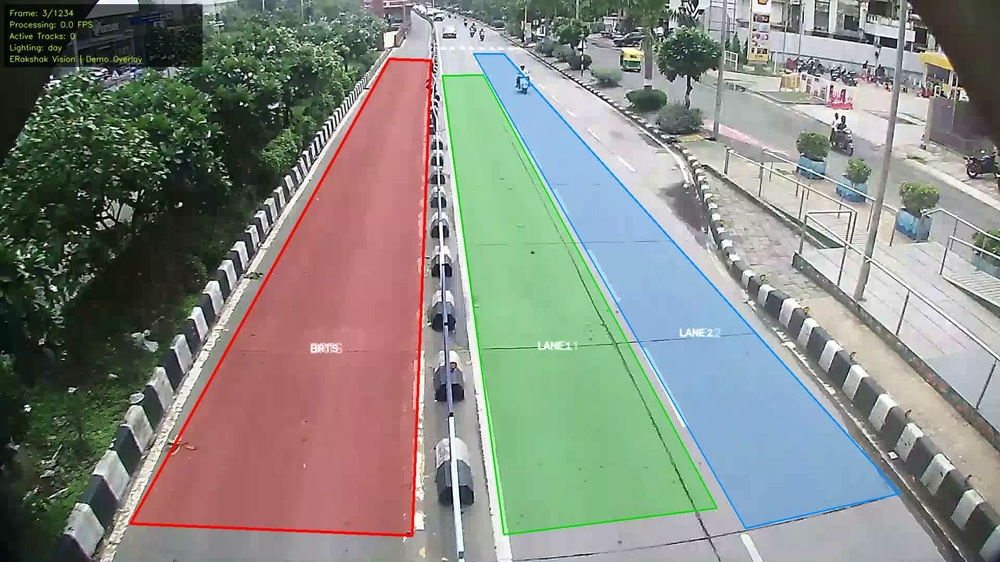
#> input picture vision-service/test_frame1.jpg, 1000 x 562 px, shrunk from 1920 x 1080 before the run
$ python -i quality.py   (imports and definitions only)   (older library calls are emulated)
#> lines starting #> are read from the running program, lines starting #| are printed output that depends on the picture
"""
camera/quality.py — Frame Quality Assessment
==============================================
Combines multiple quality metrics into a frame quality score
and provides preprocessing dispatch recommendations.
"""

import logging
from typing import Optional

import cv2
import numpy as np

logger = logging.getLogger(__name__)


class FrameQualityAssessor:
    """Assess frame quality and recommend preprocessing pipeline.

    Args:
        config: Dict with quality assessment settings.
    """

    def __init__(self, config: Optional[dict] = None) -> None:
        cfg = config or {}
        self._noise_threshold: float = cfg.get("noise_threshold", 15.0)
        self._edge_density_threshold: float = cfg.get("edge_density_threshold", 0.05)

    def assess(self, frame: np.ndarray) -> dict:
        """Assess frame quality.

        Args:
            frame: BGR image.

        Returns:
            Dict with quality metrics and preprocessing recommendations.
        """
        gray = cv2.cvtColor(frame, cv2.COLOR_BGR2GRAY)

        # Noise estimation (using Laplacian MAD)
        noise = self._estimate_noise(gray)

        # Edge density (indicator of scene complexity)
        edge_density = self._compute_edge_density(gray)

        # Color saturation
        hsv = cv2.cvtColor(frame, cv2.COLOR_BGR2HSV)
        saturation = float(np.mean(hsv[:, :, 1]))

        # Dynamic range
        dynamic_range = float(np.max(gray)) - float(np.min(gray))

        # Overall quality score
        quality = self._compute_quality(noise, edge_density, saturation, dynamic_range)

        # Preprocessing recommendation
        recommendation = self._recommend_preprocessing(
            noise, edge_density, float(np.mean(gray)), saturation
        )

        return {
            "quality_score": round(quality, 3),
            "noise_level": round(noise, 2),
            "edge_density": round(edge_density, 4),
            "saturation": round(saturation, 1),
            "dynamic_range": round(dynamic_range, 1),
            "preprocessing": recommendation,
        }

    def _estimate_noise(self, gray: np.ndarray) -> float:
        """Estimate image noise using Laplacian MAD method."""
        laplacian = cv2.Laplacian(gray, cv2.CV_64F)
        sigma = float(np.median(np.abs(laplacian))) * 1.4826
        return sigma

    def _compute_edge_density(self, gray: np.ndarray) -> float:
        """Compute edge pixel density using Canny."""
        edges = cv2.Canny(gray, 50, 150)
        return float(np.sum(edges > 0)) / edges.size

    def _compute_quality(
        self, noise: float, edge_density: float,
        saturation: float, dynamic_range: float,
    ) -> float:
        """Compute composite quality score."""
        noise_factor = max(0, 1.0 - noise / 30.0)
        edge_factor = min(1.0, edge_density / 0.10)
        sat_factor = min(1.0, saturation / 80.0)
        range_factor = min(1.0, dynamic_range / 200.0)

        return float(np.clip(
            0.30 * noise_factor + 0.25 * edge_factor
            + 0.20 * sat_factor + 0.25 * range_factor,
            0.0, 1.0,
        ))

    def _recommend_preprocessing(
        self, noise: float, edge_density: float,
        brightness: float, saturation: float,
    ) -> list[str]:
        """Recommend preprocessing steps based on quality metrics."""
        steps = []
        if brightness < 60:
            steps.append("clahe")
        if noise > self._noise_threshold:
            steps.append("denoise")
        if brightness > 200:
            steps.append("reduce_brightness")
        if saturation < 20:
            steps.append("enhance_contrast")
        if not steps:
            steps.append("none")
        return steps

>>> import cv2
>>> picture = cv2.imread('../test_frame1.jpg')
#> picture is the input picture: shape (562, 1000, 3); mean B, G, R 130, 137.1, 133.9
>>> result = FrameQualityAssessor().assess(picture)
#> in assess, `gray = cv2.cvtColor(frame, cv2.COLOR_BGR2GRAY)`:
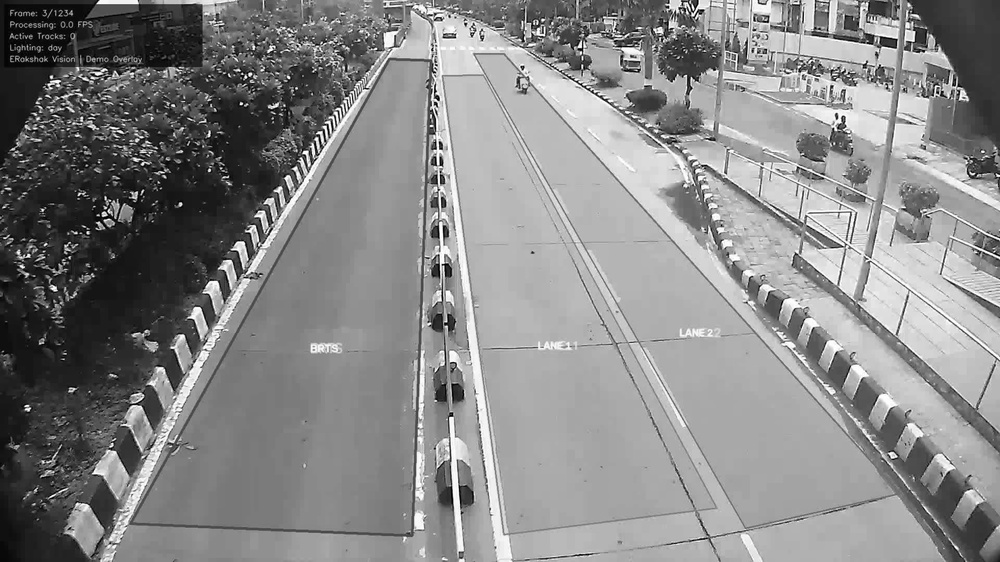
#> gray: shape (562, 1000); min 0, max 255, mean 135.4
#> in _estimate_noise, `laplacian = cv2.Laplacian(gray, cv2.CV_64F)`:
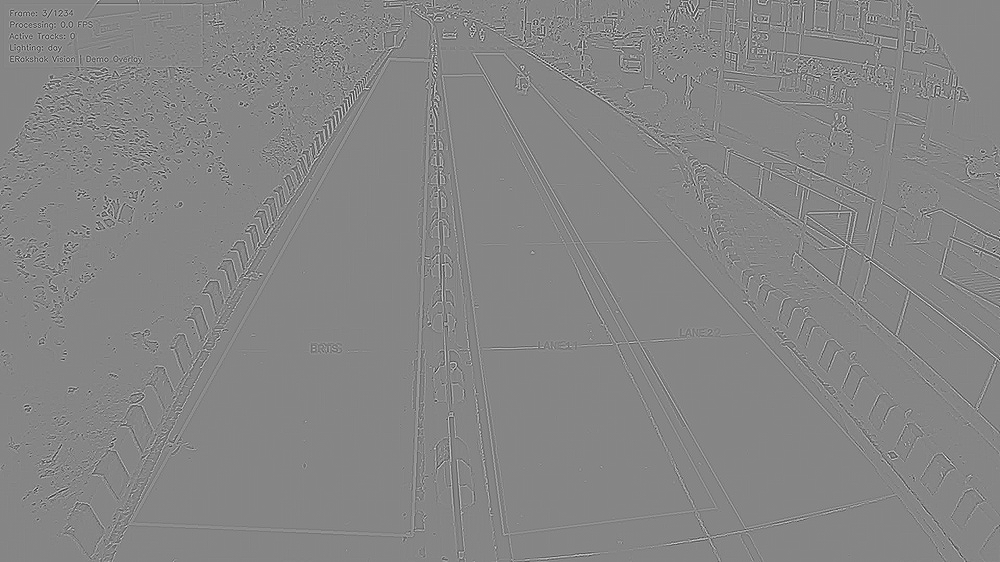
#> laplacian: shape (562, 1000) float64; min -533, max 483, mean 0; drawn with min black and max white
#> in _estimate_noise, `sigma = float(np.median(np.abs(laplacian))) * 1.4826`: sigma = 7.41
#> in _compute_edge_density, `edges = cv2.Canny(gray, 50, 150)`:
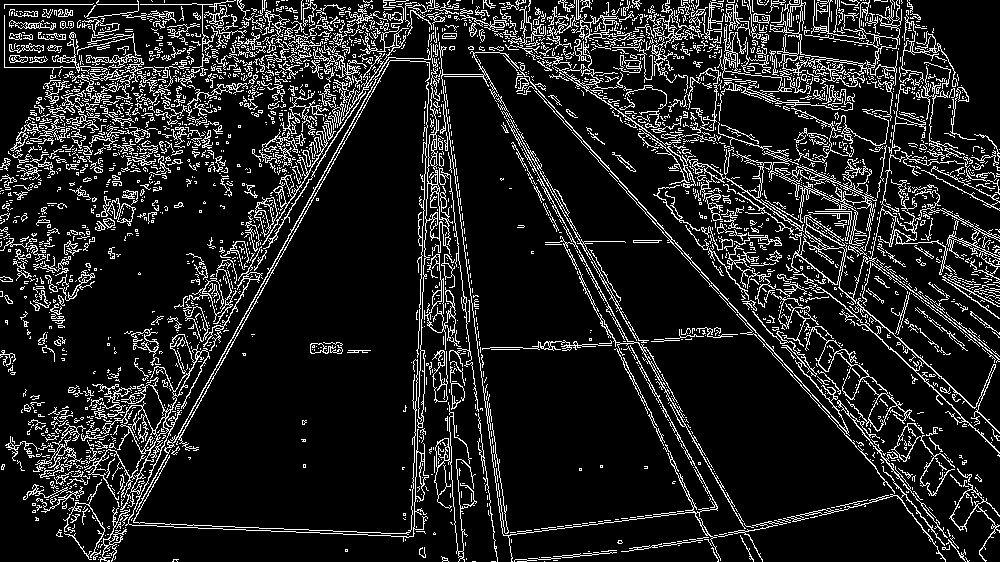
#> edges: shape (562, 1000); 13.1% white in thin lines or dots
#> in assess, `edge_density = self._compute_edge_density(gray)`: edge_density = 0.131
#> in assess, `hsv = cv2.cvtColor(frame, cv2.COLOR_BGR2HSV)`: hsv: shape (562, 1000, 3); mean H, S, V 70.6, 59.7, 153.4
#> in assess, `saturation = float(np.mean(hsv[:, :, 1]))`: saturation = 59.68
#> in assess, `dynamic_range = float(np.max(gray)) - float(np.min(gray))`: dynamic_range = 255
#> in _compute_quality, `noise_factor = max(0, 1.0 - noise / 30.0)`: noise_factor = 0.753
#> in _compute_quality, `edge_factor = min(1.0, edge_density / 0.10)`: edge_factor = 1
#> in _compute_quality, `sat_factor = min(1.0, saturation / 80.0)`: sat_factor = 0.746
#> in _compute_quality, `range_factor = min(1.0, dynamic_range / 200.0)`: range_factor = 1
#> in assess, `quality = self._compute_quality(noise, edge_density, saturation, dynam..`: quality = 0.875
#> in assess, `recommendation = self._recommend_preprocessing( noise, edge_density, f..`: recommendation = ['none']
#> result = {'quality_score': 0.875, 'noise_level': 7.41, 'edge_density': 0.131, 'saturation': 59.7, 'dynamic_range': 255, 'preprocessing': ['none']}

$ run again, on vision-service/test_frame3.jpg
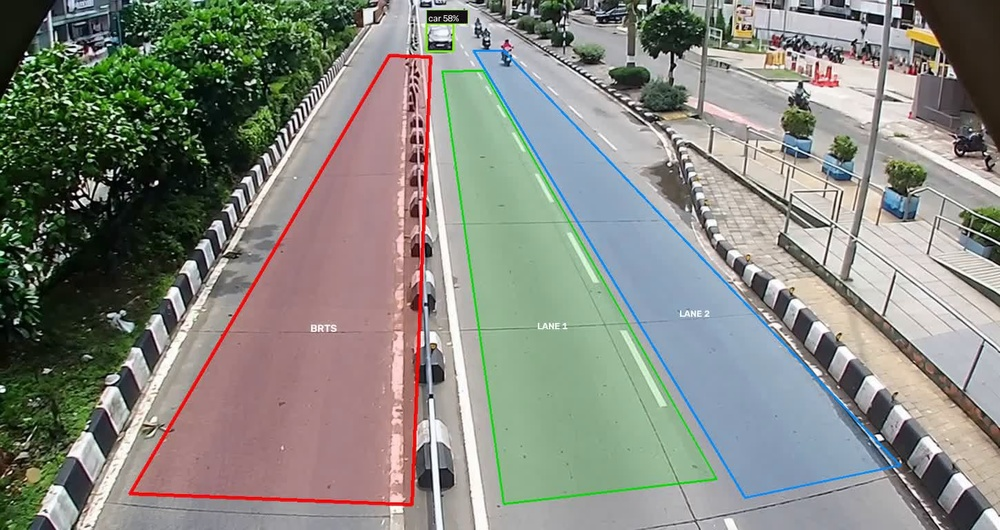
#> input picture vision-service/test_frame3.jpg, 1000 x 530 px, shrunk from 1450 x 768 before the run
#> picture is the input picture: shape (530, 1000, 3); mean B, G, R 128.3, 136.1, 134.4
#> in _estimate_noise, `laplacian = cv2.Laplacian(gray, cv2.CV_64F)`:
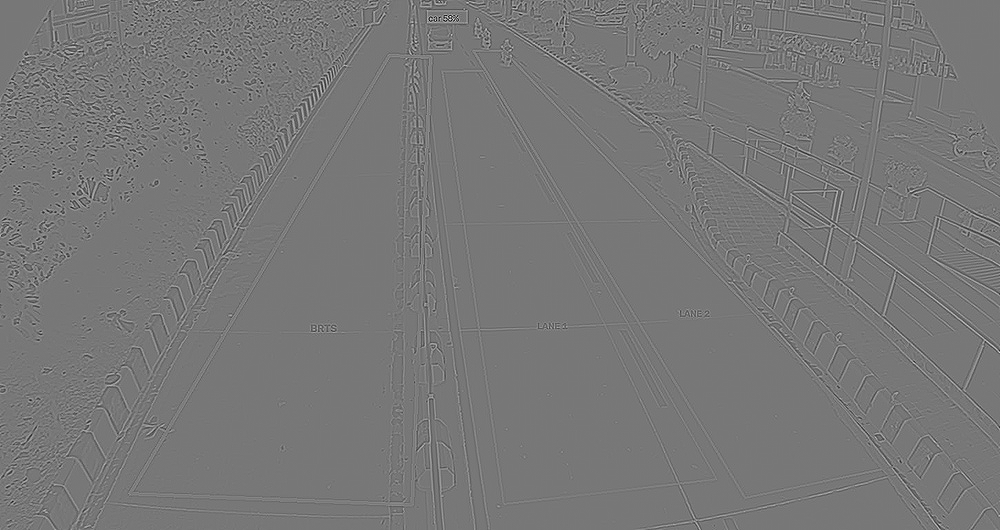
#> laplacian: shape (530, 1000) float64; min -471, max 531, mean 0; drawn with min black and max white
#> sigma = 10.38
#> in _compute_edge_density, `edges = cv2.Canny(gray, 50, 150)`:
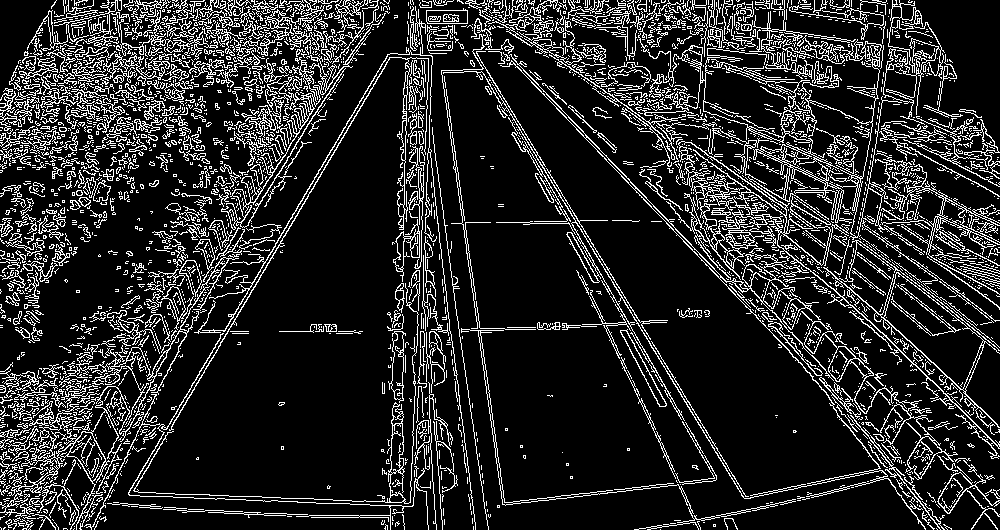
#> edges: shape (530, 1000); 15.7% white in thin lines or dots
#> edge_density = 0.157
#> hsv: shape (530, 1000, 3); mean H, S, V 74.1, 59.2, 148.4
#> saturation = 59.18
#> dynamic_range = 255
#> noise_factor = 0.654
#> edge_factor = 1
#> sat_factor = 0.74
#> range_factor = 1
#> quality = 0.844
#> recommendation = ['none']
#> result = {'quality_score': 0.844, 'noise_level': 10.38, 'edge_density': 0.157, 'saturation': 59.2, 'dynamic_range': 255, 'preprocessing': ['none']}
